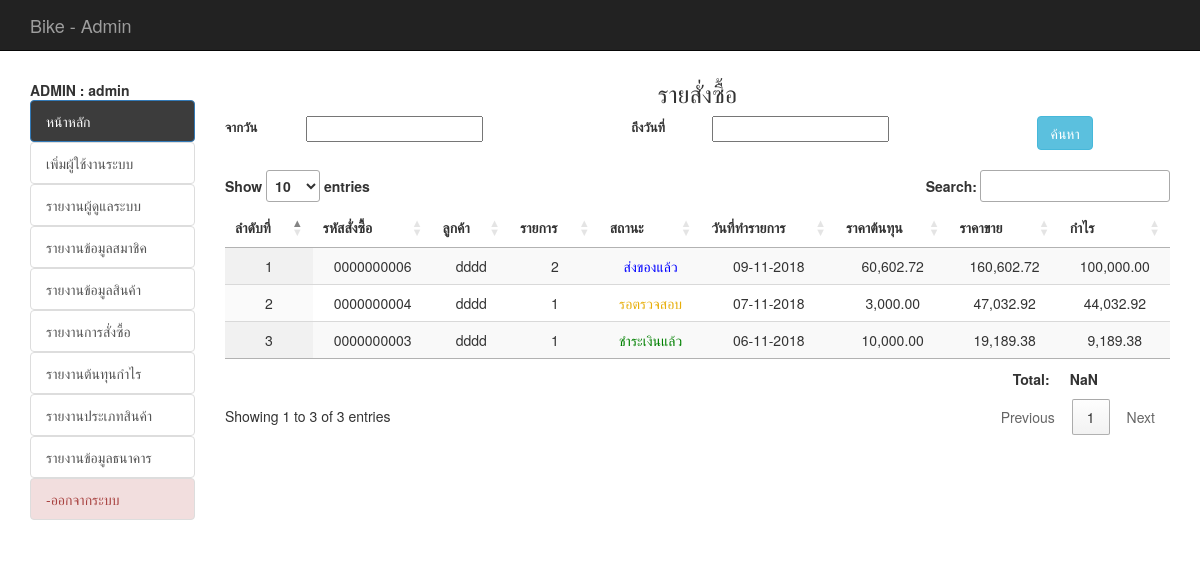
The app's page /backend/report_all_order.php (signed in) with its own data.
### tables this page shows
CREATE TABLE `tbl_order` (
  `order_id` int(10) UNSIGNED ZEROFILL NOT NULL,
  `mem_id` int(11) NOT NULL,
  `name` varchar(100) NOT NULL,
  `address` varchar(500) NOT NULL,
  `email` varchar(100) NOT NULL,
  `phone` varchar(10) NOT NULL,
  `order_status` int(1) NOT NULL,
  `pay_slip` varchar(200) DEFAULT NULL,
  `b_name` varchar(100) DEFAULT NULL,
  `b_number` varchar(200) DEFAULT NULL,
  `pay_date` date DEFAULT NULL,
  `pay_fa` float(10,2) NOT NULL,
  `pay_amount` float(10,2) DEFAULT NULL,
  `postcode` varchar(30) DEFAULT NULL,
  `order_date` date NOT NULL
);

### backend/mm.php (called while the page is built, shortened)
<?php require_once('../Connections/condb.php'); ?>
<?php
$colname_mm = "-1";
if (isset($_SESSION['MM_admin'])) {
  $colname_mm = $_SESSION['MM_admin'];
}
$query_mm = sprintf("SELECT * FROM tbl_admin WHERE admin_user = %s", GetSQLValueString($colname_mm, "text"));
$mm = mysql_query($query_mm, $condb) or die(mysql_error());
$row_mm = mysql_fetch_assoc($mm);
?>

### backend/report_all_order.php (the view, shortened to what this page needs)
<?php require_once('../Connections/condb.php'); ?>
<?php
if (!function_exists("GetSQLValueString")) {
  function GetSQLValueString($theValue, $theType, $theDefinedValue = "", $theNotDefinedValue = "")
  {
    $theValue = function_exists("mysql_real_escape_string") ? mysql_real_escape_string($theValue) : mysql_escape_string($theValue);
    switch ($theType) {
      case "text":
      $theValue = ($theValue != "") ? "'" . $theValue . "'" : "NULL";
      break;
      case "long":
      case "int":
      $theValue = ($theValue != "") ? intval($theValue) : "NULL";
      break;
    }
    return $theValue;
  }
}
$start_date = $_POST['start_date'];
$end_date = $_POST['end_date'];
if ($start_date != '') {
  $start_date = $_POST['start_date'];
  $end_date = $_POST['end_date'];
}elseif ($start_date == '') {
  $start_date = '2012-01-01';
  $end_date = date('Y/m/d');
}else {
  $start_date = '2012-01-01';
  $end_date = date('Y/m/d');
}
$colname_mm = "-1";
$query_mm = sprintf("SELECT * FROM tbl_member WHERE mem_username = %s", GetSQLValueString($colname_mm, "text"));
$mm = mysql_query($query_mm, $condb) or die(mysql_error());
$row_mm = mysql_fetch_assoc($mm);
$query_mycart = sprintf("SELECT o.order_id as oid, o.mem_id, o.order_status, o.order_date, o.name , d.order_id , count(d.order_id) as coid , SUM(d.total) as ctotal , o.pay_fa FROM tbl_order as o, tbl_order_detail as d WHERE o.order_id = d.order_id and o.order_date >= '$start_date' and o.order_date <= '$end_date' GROUP BY o.order_id ORDER BY o.order_id DESC " , GetSQLValueString($colname_mycart , "int"));
$mycart = mysql_query($query_mycart , $condb) or die(mysql_error());
$row_mycart = mysql_fetch_assoc($mycart);
$totalRows_mycart = mysql_num_rows($mycart);
?>
<!DOCTYPE html>
<html lang="en">
<head>
  <?php include('h.php');?>
  <?php include('datatable.php');?>
  <?php include 'date.php'; ?>
  </head> <?php ?>
  <body>
    <div class="container">
      <div class="row">
       <?php include('banner.php');?>
     </div>
     <div class="row">
       <div class="col-md-2">
        <br>
        <?php include('menu.php');?>
      </div>
      <div class="col-md-10">
        <style type="text/css">
        th { white-space: nowrap; }
      </style>
      <h3 align="center">รายสั่งซื้อ</h3>
      <form action="report_all_order.php" method="post">
       <div class="row">
         <div class="col-md-1">
          <label><font size="2">จากวัน</font></label>
        </div>
        <div class="col-md-4">
          <input id="inputdatepicker" class="datepicker" name="start_date" type="text"  autocomplete="off"  />
        </div>
        <div class="col-md-1">
          <label><font size="2">ถึงวันที่</font></label>
        </div>
        <div class="col-md-4">
         <input  id="inputdatepicker" class="datepicker" name="end_date" type="text"  autocomplete="off"  />
       </div>
       <div class="col-md-2">
        <input type="submit" name="search" id="search" value="ค้นหา" class="btn btn-info" />
      </div>
    </div>
  </form>
  <br />
  <table id="example2" class="display"  border="0">
    <thead>
      <tr>
        <th>ลำดับที่</th>
        <th>รหัสสั่งซื้อ</th>
        <th>ลูกค้า</th>
        <th>รายการ</th>
        <th>สถานะ</th>
        <th>วันที่ทำรายการ</th>
        <th>ราคาต้นทุน</th>
        <th>ราคาขาย</th>
        <th>กำไร</th>
      </tr>
    </thead>
    <tbody>
      <?php if ($totalRows_mycart > 0) { ?>
        <?php
        $i = 1;
        do { ?>
          <tr>
            <td align="center" valign="top"><?php echo $i; ?></td>
            <td align="center">
              <?php echo $row_mycart['oid'];?>
            </td>
            <td align="center" >
              <?php echo $row_mycart['name'];?>
            </td>
            <td align="center" >
              <?php echo $row_mycart['coid'];?>
            </td>
            <td align="center" >
              <font color="red">
                <?php $status = $row_mycart['order_status'];
                include('status.php');
                ?>
              </font>
            </td>
            <td align="center">
             <?php echo date("d-m-Y",strtotime($row_mycart['order_date']));?></td>
             <td align="center">
              <?php echo number_format($row_mycart['pay_fa'],2);?>
            </td>
            <td align="center">
              <?php echo number_format($row_mycart['ctotal'],2);?>
            </td>
            <td align="center">
              <?php echo number_format($row_mycart['ctotal']-$row_mycart['pay_fa'],2);?>
            </td>
          </tr>
          <?php
          $i += 1;
        } while ($row_mycart = mysql_fetch_assoc($mycart)); ?>
      </tbody>
      <tfoot>
        <tr>
          <th></th>
          <th></th>
          <th></th>
          <th></th>
          <th></th>
          <th></th>
          <th></th>
          <th style="text-align:right">Total:</th>
          <th></th>
        </tr>
      </tfoot>
    </table>
  </div>
</div>
</div>
</body>
</html>
<?php
}
?>

### backend/menu.php (shortened to what this page needs)
<?php include('mm.php');?>
<b id="hp">  ADMIN : <?php echo $row_mm['admin_name'];?></b>
<br />
<ul class="list-group list-group-flush" id="hp">
	<il><a href="index.php" class="list-group-item active"  style="background-color: #3c3c3c">หน้าหลัก</a></il>
	<?php
	if ($row_mm['status'] == 'admin') { ?>
		<il><a href="adduser_admin.php" class="list-group-item">เพิ่มผู้ใช้งานระบบ</a></il>
		<il><a href="list_admin.php" class="list-group-item">รายงานผู้ดูแลระบบ</a></il>
		<il><a href="list_member.php" class="list-group-item">รายงานข้อมูลสมาชิค</a></il>
		<il><a href="report_all_prd.php?all=all" class="list-group-item">รายงานข้อมูลสินค้า</a></il>
		<il><a href="report_all_order.php" class="list-group-item">รายงานการสั่งซื้อ</a></il>
		<il><a href="report_best.php" class="list-group-item">รายงานต้นทุนกำไร</a></il>
		<il><a href="report_all_type.php" class="list-group-item">รายงานประเภทสินค้า</a></il>
		<il><a href="report_all_bank.php" class="list-group-item">รายงานข้อมูลธนาคาร</a></il>
		<il><a href="logout_admin.php" class="list-group-item list-group-item-danger">-ออกจากระบบ</a></il>
<?php } ?>
</ul>

### backend/status.php
<?php
if ($status == 1) {
	echo "<font color='red'>";
	echo "รอชำระเงิน";
	echo "</font>";
}elseif ($status == 4) {
	echo "<font color='green'>";
	echo "ชำระเงินแล้ว";
	echo "</font>";
}elseif ($status == 3) {
	echo "<font color='blue'>";
	echo "ส่งของแล้ว";
	echo "</font>";
}elseif ($status == 2) {
	echo "<font color='#E7AE0A'>";
	echo "รอตรวจสอบ";
	echo "</font>";
}elseif ($status == 5) {
	echo "<font color='#F54823'>";
	echo "ยกเลิกคำสั่งซื้อ";
	echo "</font>";
}
?>

### css/style.css (style rules this page uses)
th { text-align:center; }

### backend/report_all_order.php (style rules this page uses)
th { white-space: nowrap; }

### records on screen
tbl_order: order_id "0000000006", name "dddd", coid "2", order_status "ส่งของแล้ว", order_date "09-11-2018", pay_fa "60,602.72", ctotal "160,602.72", pay_fa "100,000.00"
tbl_order: order_id "0000000004", name "dddd", coid "1", order_status "รอตรวจสอบ", order_date "07-11-2018", pay_fa "3,000.00", ctotal "47,032.92", pay_fa "44,032.92"
tbl_order: order_id "0000000003", name "dddd", coid "1", order_status "ชำระเงินแล้ว", order_date "06-11-2018", pay_fa "10,000.00", ctotal "19,189.38", pay_fa "9,189.38"

### other values on screen
$row_mm['admin_name'] "admin"
